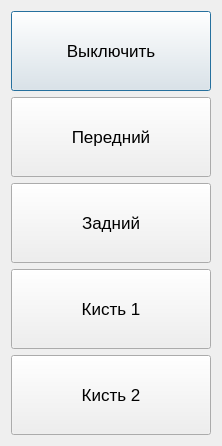
<?xml version="1.0" encoding="UTF-8"?>
<ui version="4.0">
 <class>dgLight</class>
 <widget class="QDialog" name="dgLight">
  <property name="geometry">
   <rect>
    <x>0</x>
    <y>0</y>
    <width>221</width>
    <height>444</height>
   </rect>
  </property>
  <property name="font">
   <font>
    <pointsize>14</pointsize>
   </font>
  </property>
  <property name="windowTitle">
   <string>Dialog</string>
  </property>
  <layout class="QGridLayout" name="gridLayout">
   <item row="0" column="0">
    <layout class="QVBoxLayout" name="verticalLayout">
     <item>
      <widget class="QPushButton" name="btAllOff">
       <property name="sizePolicy">
        <sizepolicy hsizetype="Fixed" vsizetype="Fixed">
         <horstretch>0</horstretch>
         <verstretch>0</verstretch>
        </sizepolicy>
       </property>
       <property name="minimumSize">
        <size>
         <width>200</width>
         <height>80</height>
        </size>
       </property>
       <property name="font">
        <font>
         <pointsize>13</pointsize>
        </font>
       </property>
       <property name="text">
        <string>Выключить</string>
       </property>
      </widget>
     </item>
     <item>
      <widget class="QPushButton" name="btFront">
       <property name="sizePolicy">
        <sizepolicy hsizetype="Fixed" vsizetype="Fixed">
         <horstretch>0</horstretch>
         <verstretch>0</verstretch>
        </sizepolicy>
       </property>
       <property name="minimumSize">
        <size>
         <width>200</width>
         <height>80</height>
        </size>
       </property>
       <property name="font">
        <font>
         <pointsize>13</pointsize>
        </font>
       </property>
       <property name="text">
        <string>Передний</string>
       </property>
      </widget>
     </item>
     <item>
      <widget class="QPushButton" name="btRear">
       <property name="sizePolicy">
        <sizepolicy hsizetype="Fixed" vsizetype="Fixed">
         <horstretch>0</horstretch>
         <verstretch>0</verstretch>
        </sizepolicy>
       </property>
       <property name="minimumSize">
        <size>
         <width>200</width>
         <height>80</height>
        </size>
       </property>
       <property name="font">
        <font>
         <pointsize>13</pointsize>
        </font>
       </property>
       <property name="text">
        <string>Задний</string>
       </property>
      </widget>
     </item>
     <item>
      <widget class="QPushButton" name="btArm1">
       <property name="sizePolicy">
        <sizepolicy hsizetype="Fixed" vsizetype="Fixed">
         <horstretch>0</horstretch>
         <verstretch>0</verstretch>
        </sizepolicy>
       </property>
       <property name="minimumSize">
        <size>
         <width>200</width>
         <height>80</height>
        </size>
       </property>
       <property name="font">
        <font>
         <pointsize>13</pointsize>
        </font>
       </property>
       <property name="text">
        <string>Кисть 1</string>
       </property>
      </widget>
     </item>
     <item>
      <widget class="QPushButton" name="btArm2">
       <property name="sizePolicy">
        <sizepolicy hsizetype="Fixed" vsizetype="Fixed">
         <horstretch>0</horstretch>
         <verstretch>0</verstretch>
        </sizepolicy>
       </property>
       <property name="minimumSize">
        <size>
         <width>200</width>
         <height>80</height>
        </size>
       </property>
       <property name="font">
        <font>
         <pointsize>13</pointsize>
        </font>
       </property>
       <property name="text">
        <string>Кисть 2</string>
       </property>
      </widget>
     </item>
    </layout>
   </item>
  </layout>
 </widget>
 <resources/>
 <connections/>
</ui>
